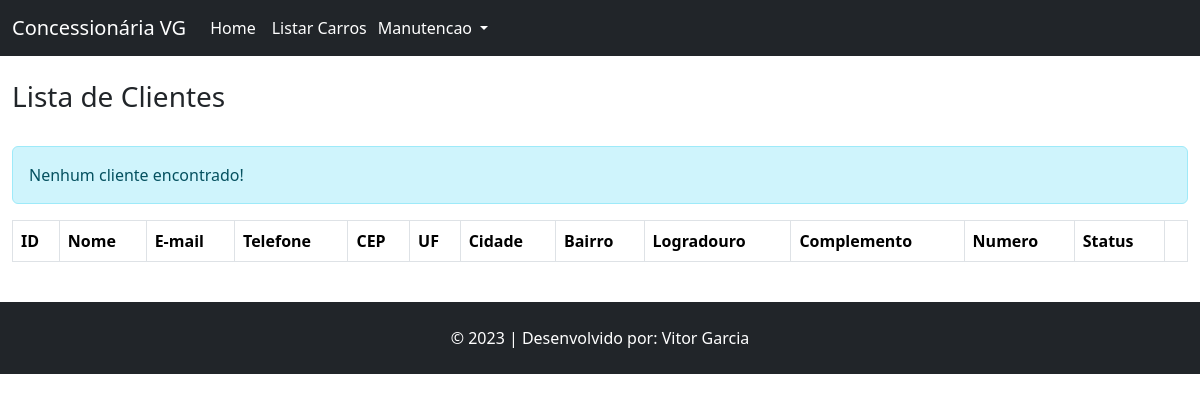
The page /cliente/pesquisar on the database as committed earlier.
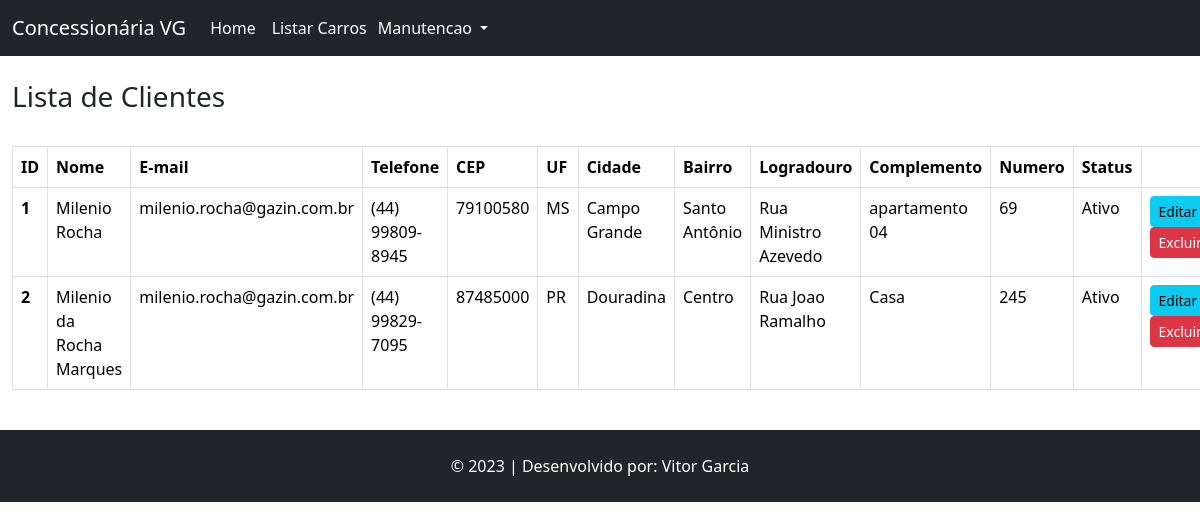
The same page on the database as committed later.
### tables this page shows
CREATE TABLE `cliente` (
  `id` int(11) NOT NULL,
  `nome` varchar(100) NOT NULL,
  `telefone` varchar(20) NOT NULL,
  `email` varchar(100) NOT NULL,
  `cpf` char(15) NOT NULL,
  `status` varchar(12) NOT NULL,
  `cep` varchar(10) DEFAULT NULL,
  `uf` varchar(2) DEFAULT NULL,
  `cidade` varchar(255) DEFAULT NULL,
  `bairro` varchar(255) DEFAULT NULL,
  `logradouro` varchar(255) DEFAULT NULL,
  `complemento` varchar(255) DEFAULT NULL,
  `numero` varchar(10) DEFAULT NULL
);

### App/Controllers/Controller.php (called while the page is built, shortened)
<?php
abstract class Controller
{
    private $viewVar;
    public function render($view)
    {
        $viewVar = $this->getViewVar();
        require_once PATH . '/App/Views/layouts/cabecalho.php';
        require_once PATH . '/App/Views/' . $view . '.php';
        require_once PATH . '/App/Views/layouts/rodape.php';
    }
    public function getViewVar()
    {
        return $this->viewVar;
    }
    public function setViewParam($varName, $varValue)
    {
        if ($varName != "" && $varValue != "") {
            $this->viewVar[$varName] = $varValue;
        }
    }
}

### App/Controllers/ClienteController.php (called while the page is built, shortened)
<?php
class ClienteController extends Controller
{
    public function pesquisar()
    {
        $clienteDAO = new ClienteDAO();
        self::setViewParam('cliente', $clienteDAO->listar());
        $this->render('cliente/pesquisar');
    }
}

### index.php (called while the page is built, shortened)
<?php
try {
    $app = new App();
    $app->run();
}catch (\Exception $e){
    $oError = new Erro($e);
    $oError->render();
}

### App/Models/DAO/BaseDAO.php (called while the page is built, shortened)
<?php
abstract class BaseDAO
{
    private $conexao;
    public function __construct()
    {
        $this->conexao = Conexao::getConnection();
    }
    public function select($sql)
    {
        if (!empty($sql)) {
            return $this->conexao->query($sql);
        }
    }
}

### App/Lib/Conexao.php (called while the page is built, shortened)
<?php
class Conexao
{
    private static $connection;
    public static function getConnection()
    {
        $pdoConfig = DB_DRIVER . ":" . "host=" . DB_HOST . ";";
        $pdoConfig .= "dbname=" . DB_NAME . ";";
        try {
            if (!isset(self::$connection)) {
                self::$connection = new PDO($pdoConfig, DB_USER, DB_PASSWORD);
                self::$connection->setAttribute(PDO::ATTR_ERRMODE, PDO::ERRMODE_EXCEPTION);
            }
            return self::$connection;
        } catch (PDOException $e) {
            throw new Exception("Erro de conexão com o banco de dados", 500);
        }
    }
}

### App/Models/DAO/ClienteDAO.php (called while the page is built, shortened)
<?php
class ClienteDAO extends BaseDAO{
    public function listar($id = null){
        if($id){
            $resultado = $this->select(
                "SELECT * FROM cliente WHERE id = $id"
            );
            return $resultado->fetchObject(Cliente::class);
        } else {
            $resultado = $this->select(
                'SELECT * FROM cliente'
            );
            return $resultado->fetchAll(\PDO::FETCH_CLASS, Cliente::class);
        }
        return false;
    }
}
?>

### App/Models/Entidades/Cliente.php (called while the page is built, shortened)
<?php
class Cliente{
     private $id;
     private $nome;
     private $telefone;
     private $email;
     private $status;
     private $cep;
     private $uf;
     private $cidade;
     private $bairro;
     private $logradouro;
     private $complemento;
     private $numero;
     public function getId(){
        return $this->id;
   }
   function getNome(){
        return $this->nome;
   }
   public function getTelefone(){
        return $this->telefone;
   }
   public function getEmail(){
        return $this->email;
   }
   public function getStatus(){
        return $this->status;
   }
   public function getCep(){
     return $this->cep;
   }
   public function getUf(){
       return $this->uf;
   }
   public function getCidade(){
       return $this->cidade;
   }
   public function getBairro(){
       return $this->bairro;
   }
   public function getLogradouro(){
       return $this->logradouro;
   }
   public function getComplemento(){
       return $this->complemento;
   }
   public function getNumero(){
       return $this->numero;
   }
}
?>

### App/Views/cliente/pesquisar.php (the view, shortened to what the changed rows need)
<div class="container-fluid">
<br>
<br>
<table class="table table-hover table-bordered">
    <thead>
        <tr>
            <th scope="col">ID</th>
            <th scope="col">Nome</th>
            <th scope="col">E-mail</th>
            <th scope="col">Telefone</th>
            <th scope="col">CEP</th>
            <th scope="col">UF</th>
            <th scope="col">Cidade</th>
            <th scope="col">Bairro</th>
            <th scope="col">Logradouro</th>
            <th scope="col">Complemento</th>
            <th scope="col">Numero</th>
            <th scope="col">Status</th>
            <th scope="col"></th>
        </tr>
    </thead>
    <tbody>
        <?php
        if (!count($viewVar['cliente'])) { ?>
            <div class="alert alert-info" role="alert">Nenhum cliente encontrado!</div>
        <?php } else {
            foreach ($viewVar['cliente'] as $cliente) {
        ?>
                <tr>
                    <th scope="row"><?php echo $cliente->getId(); ?></th>
                    <td><?php echo $cliente->getNome(); ?></td>
                    <td><?php echo $cliente->getEmail(); ?></td>
                    <td><?php echo $cliente->getTelefone(); ?></td>
                    <td><?php echo $cliente->getCEP(); ?></td>
                    <td><?php echo $cliente->getUF(); ?></td>
                    <td><?php echo $cliente->getCidade(); ?></td>
                    <td><?php echo $cliente->getBairro(); ?></td>
                    <td><?php echo $cliente->getLogradouro(); ?></td>
                    <td><?php echo $cliente->getComplemento(); ?></td>
                    <td><?php echo $cliente->getNumero(); ?></td>
                    <td><?php echo $cliente->getStatus(); ?></td>
                    <td>
                        <a href="http://<?php echo APP_HOST; ?>/cliente/edicao/<?php echo $cliente->getId(); ?>" class="btn btn-info btn-sm">Editar</a>
                        <a href="http://<?php echo APP_HOST; ?>/cliente/exclusao/<?php echo $cliente->getId(); ?>" class="btn btn-danger btn-sm">Excluir</a>
                    </td>
                </tr>
        <?php
            }
        }
        ?>
    </tbody>
</table>
</div>
<br>

Rows that differ between the two databases and show on the page:
added cliente: id "1", nome "Milenio Rocha", email "milenio.rocha@gazin.com.br", telefone "(44) 99809-8945", cep "79100580", uf "MS", cidade "Campo Grande", bairro "Santo Antônio", logradouro "Rua Ministro Azevedo", complemento "apartamento 04", numero "69", status "Ativo"
added cliente: id "2", nome "Milenio da Rocha Marques", email "milenio.rocha@gazin.com.br", telefone "(44) 99829-7095", cep "87485000", uf "PR", cidade "Douradina", bairro "Centro", logradouro "Rua Joao Ramalho", complemento "Casa", numero "245", status "Ativo"
Other text that changed with them:
text no longer shown: "Nenhum cliente encontrado!"
